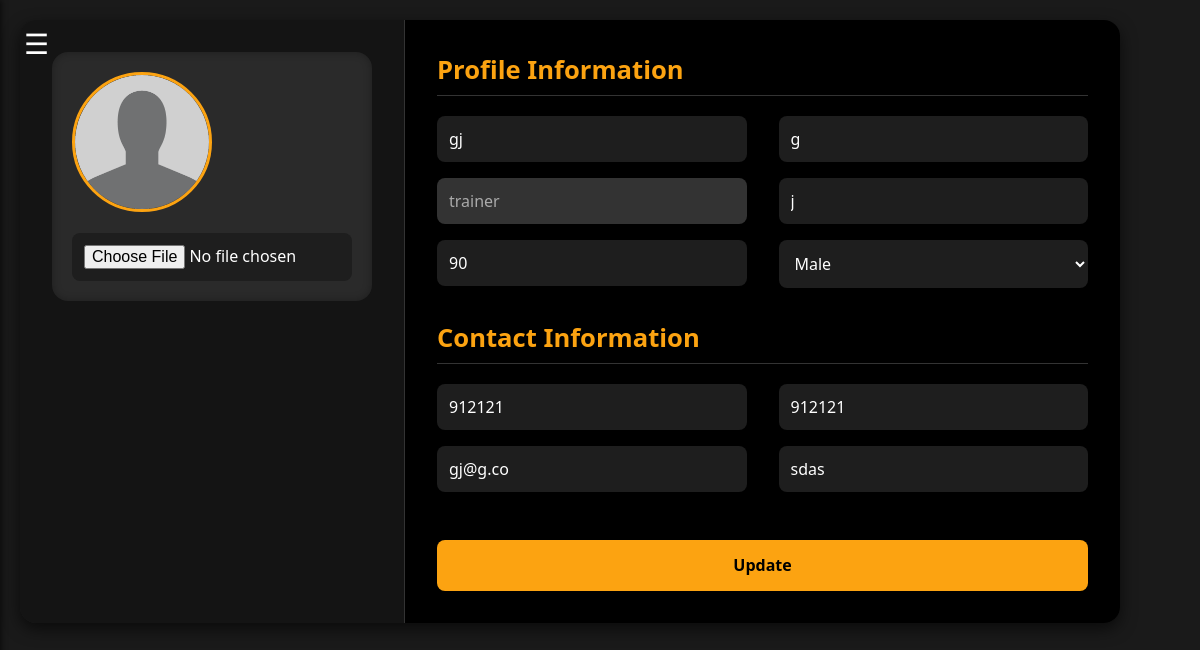
The page /trainer/ (signed in) on the database its author committed.
### accounts/models.py (models this page shows, shortened)
class Profile(models.Model):
    user = models.OneToOneField(User, on_delete=models.CASCADE)
    role = models.CharField(max_length=10, choices=[
        ('user', 'User'),
        ('trainer', 'Trainer'),
        ('admin', 'Admin')
    ])
    username = models.CharField(max_length=200,null=True)
    first_name = models.CharField(max_length=200,null=True)
    last_name = models.CharField(max_length=200,null=True)
    age = models.IntegerField(max_length=3,null=True)
    gender = models.CharField(max_length=10, null=True,choices=[
        ('male', 'Male'),
        ('female', 'Female'),
    ])
    phone_number = models.IntegerField(max_length=15,null=True)
    whatsapp_number = models.IntegerField(max_length=15,null=True)
    email = models.CharField(max_length=200,null=True)
    address = models.CharField(max_length=200,null=True)
    profile_pic = models.ImageField(default="default.png",null=True,blank=True)

### accounts/decorators.py (the view)
        def wrapper_func(request,*args,**kwargs):
            group = None
            if request.user.groups.exists():
                group = request.user.groups.all()[0].name
            if group in allowed_roles:
                return view_func(request,*args,**kwargs)
            else:
                return HttpResponse('You are not authorised to view this page')

### accounts/forms.py
class UpdateUserForm(ModelForm):
    class Meta:
        model = Profile
        fields = ['username','role','first_name','last_name','age','gender','phone_number','whatsapp_number','email','address','profile_pic']
        widgets = {
            'username': forms.TextInput(attrs={'placeholder': 'Username'}),
            'email': forms.EmailInput(attrs={'placeholder': 'Email'}),
            'first_name': forms.TextInput(attrs={'placeholder': 'First Name'}),
            'last_name': forms.TextInput(attrs={'placeholder': 'Last Name'}),
            'age': forms.NumberInput(attrs={'placeholder': 'Age'}),
            'phone_number': forms.NumberInput(attrs={'placeholder': 'Phone Number'}),
            'whatsapp_number': forms.NumberInput(attrs={'placeholder': 'WhatsApp Number'}),
            'address': forms.TextInput(attrs={'placeholder': 'Address'}),
            'gender' : forms.Select(),
            'role': forms.TextInput(attrs={'disabled': 'disabled'}),
        }

### accounts/views.py (called while the page is built)
@never_cache
@login_required(login_url='login')
@allowed_users(allowed_roles=['admin','trainer'])
def trainer(request):
    form=UpdateUserForm(instance=request.user.profile)
    if request.method == 'POST':
        form = UpdateUserForm(request.POST, request.FILES , instance=request.user.profile)
        if form.is_valid():
            form.save()
    context = {'form' : form}
    return render(request, "accounts/trainer.html", context)

### accounts/templates/accounts/trainer.html (shortened to what this page needs)
{% extends "accounts/base_trainer.html" %}
{% load static %}
{% block extra_css %}
<link rel="stylesheet" href="{% static 'css/trainer.css' %}">
{% endblock %}
{% block content %}
<form class="profile-container" method="POST" enctype="multipart/form-data">
    <div class="left-view">
        <div class="image-creation">
            {% if user.profile.profile_pic %}
                <img src="{{ user.profile.profile_pic.url }}" alt="Profile Picture">
            {% else %}
                <img src="{% static 'images/default.png' %}" alt="Default Profile Picture">
            {% endif %}
            <div class="form-row">
                {{ form.profile_pic }}
            </div>
        </div>
    </div>
    <div class="right-view">
        <h2>Profile Information</h2>
        <div class="form-container">
            <div class="left-form">
                <div class="form-row">
                    {{ form.username }}
                </div>
                <div class="form-row">
                    {{ form.role }}
                </div>
                <div class="form-row">
                    {{ form.age }}
                </div>
            </div>
            <div class="right-form">
                <div class="form-row">
                    {{ form.first_name }}
                </div>
                <div class="form-row">
                    {{ form.last_name }}
                </div>
                <div class="form-row">
                    {{ form.gender }}
                </div>
            </div>
        </div>
        <h2>Contact Information</h2>
        <div class="form-container">
            <div class="left-form">
                <div class="form-row">
                    {{ form.phone_number }}
                </div>
                <div class="form-row">
                    {{ form.email }}
                </div>
            </div>
            <div class="right-form">
                <div class="form-row">
                    {{ form.whatsapp_number }}
                </div>
                <div class="form-row">
                    {{ form.address }}
                </div>
            </div>
        </div>
        <div class="form-row">
            <button type="submit" id="Update">Update</button>
        </div>
    </div>
</form>
{% endblock %}

### static/css/base_user.css (style rules this page uses)
body { margin: 0; font-family: 'Segoe UI', sans-serif; background-color: #0d1b2a; color: #ffffff; }
body { margin: 0; background-color: #121212; color: #fff; font-family: Arial, sans-serif; }

### static/css/trainer.css (style rules this page uses)
* { box-sizing: border-box; margin: 0; padding: 0; font-family: 'Segoe UI', sans-serif; }
html, body { height: 100%; background-color: #0d1b2a; color: #ffffff; }
form.profile-container { display: flex; flex-direction: row; width: 100%; max-width: 1100px; background-color: #1e1e1e; border-radius: 1rem; overflow: hidden; box-shadow: 0 6px 16px rgba(0, 0, 0, 0.6); }
.left-view { width: 35%; background-color: #141414; padding: 2rem; display: flex; flex-direction: column; align-items: center; gap: 2rem; border-right: 1px solid #333; }
.image-creation, .password-reset { background-color: #2a2a2a; width: 100%; padding: 1.25rem; border-radius: 1rem; box-shadow: inset 0 0 8px rgba(0, 0, 0, 0.3); }
.image-creation img { width: 140px; height: 140px; border-radius: 50%; object-fit: cover; margin-bottom: 1rem; border: 3px solid #fca311; }
.right-view { width: 65%; padding: 2rem; background-color: #000; }
h2 { color: #fca311; margin-bottom: 1.25rem; font-size: 1.6rem; border-bottom: 1px solid #333; padding-bottom: 0.5rem; }
.form-container { display: flex; justify-content: space-between; gap: 2rem; margin-bottom: 2rem; }
.left-form, .right-form { flex: 1; display: flex; flex-direction: column; gap: 1rem; }
.form-row { display: flex; flex-direction: column; }
.form-row input, .form-row select, .form-row textarea { width: 100%; padding: 0.75rem; border: none; border-radius: 0.5rem; background-color: #1e1e1e; color: #ffffff; font-size: 1rem; transition: 0.2s; }
.form-row input:disabled { background-color: #333; color: #aaa; }
.form-row button { padding: 0.9rem; margin-top: 1rem; background-color: #fca311; color: #000; border: none; border-radius: 0.5rem; font-size: 1rem; font-weight: bold; cursor: pointer; transition: background-color 0.3s ease; }

### rows shown on the page
Profile: username "gj", role "trainer", age "90", first_name "g", last_name "j", gender "Male", phone_number "912121", email "gj@g.co", whatsapp_number "912121", address "sdas"
